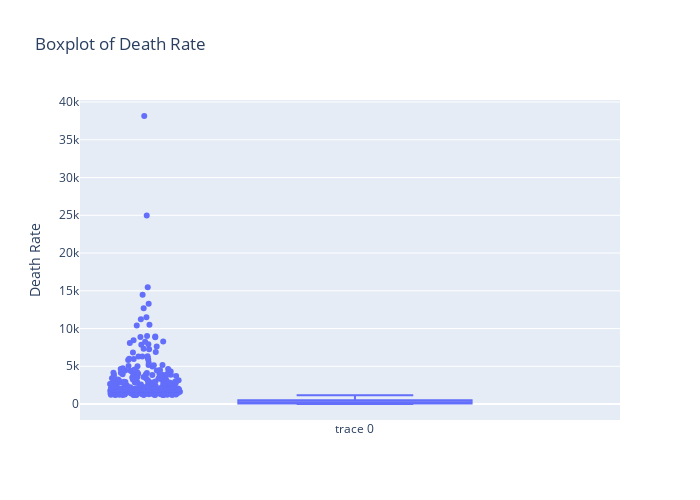

Here is the notebook cell this chart was saved with:
### Code cell
avg_ann_count_mean=data["avgAnnCount"].mean()
avg_ann_count_std=data["avgAnnCount"].std()
print("Mean of the avgAnnCount:",avg_ann_count_mean)
print("Standard deviation of the avgAnnCount:",avg_ann_count_std)

plt.hist(data["avgAnnCount"],bins=20)
plt.xlabel("avgAnnCount")
plt.ylabel("Frequency")
plt.title("Histogram of AvgAnnCount")
plt.show()

fig = go.Figure(data=[go.Box(y=data["avgAnnCount"],boxpoints='outliers',jitter=0.3,pointpos=-1.8)])
fig.update_layout(
    title='Boxplot of Death Rate',
    yaxis_title='Death Rate',
    width=700,
    height=500
)
fig.show()

corr=data["avgAnnCount"].corr(data["TARGET_deathRate"])
print("Correlation between avganncount and target_deathRAte:",corr)

plt.scatter(data["avgAnnCount"],data["TARGET_deathRate"])
plt.xlabel("AvgAnnCount")
plt.ylabel("Target_DeathRate")
plt.title("Scatter diagram of AvgAnncount and Target_DeathRate")
plt.show()

### Figure 1 — Plotly figure (JSON) as saved in the notebook; plotly's stock layout.template omitted (floating-point values rounded to 4 significant figures; data arrays with more than 128 entries replaced by an {"elided": "..."} marker saying what was removed)
{"data": [{"boxpoints": "outliers", "jitter": 0.3, "pointpos": -1.8, "type": "box", "y": {"elided": "3047 float values"}}], "layout": {"height": 500, "title": {"text": "Boxplot of Death Rate"}, "width": 700, "yaxis": {"title": {"text": "Death Rate"}}}}
